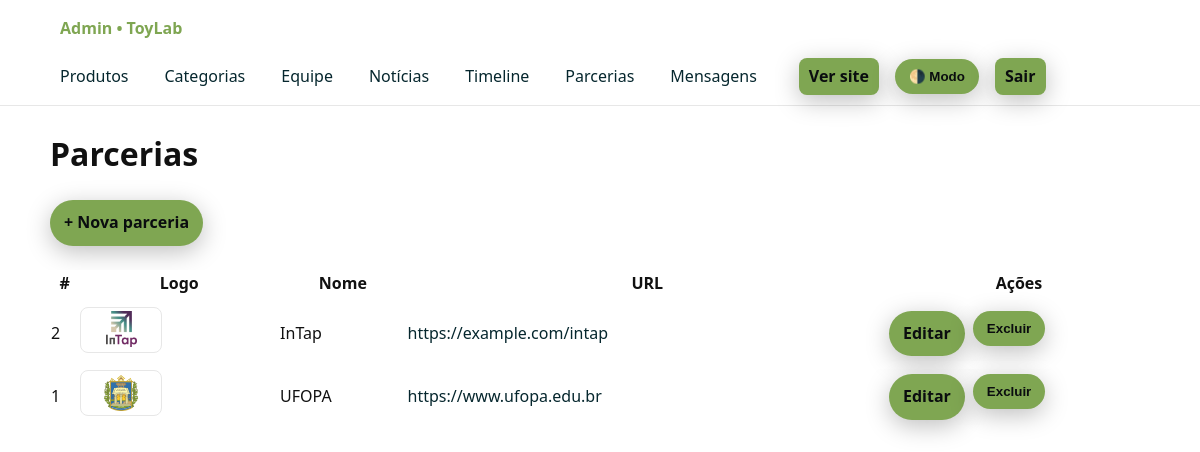
Page /admin/partners/list.php (signed in) on the committed database.
### tables this page shows
CREATE TABLE IF NOT EXISTS partners (
  id INT AUTO_INCREMENT PRIMARY KEY,
  name VARCHAR(200) NOT NULL,
  logo_path VARCHAR(255) NOT NULL,
  url VARCHAR(255) NOT NULL,
  created_at DATETIME NOT NULL
);

### config/config.php (called while the page is built, shortened)
<?php
function db(): PDO {
    static $pdo;
    if (!$pdo) {
        $dsn = 'mysql:host=' . DB_HOST . ';dbname=' . DB_NAME . ';charset=utf8mb4';
        $options = [
            PDO::ATTR_ERRMODE            => PDO::ERRMODE_EXCEPTION,
            PDO::ATTR_DEFAULT_FETCH_MODE => PDO::FETCH_ASSOC,
            PDO::ATTR_EMULATE_PREPARES   => false,
        ];
        $pdo = new PDO($dsn, DB_USER, DB_PASS, $options);
    }
    return $pdo;
}
function e(?string $str): string {
    return htmlspecialchars((string)$str, ENT_QUOTES | ENT_SUBSTITUTE, 'UTF-8');
}
function base_url_root(): string {
    return BASE_URL;
}
function base_url(string $path = ''): string {
    return base_url_root() . ($path ? '/' . ltrim($path, '/') : '');
}

### config/functions.php (called while the page is built, shortened)
<?php
require_once __DIR__ . '/config.php';
function q(string $sql, array $params = []): PDOStatement {
    $stmt = db()->prepare($sql);
    $stmt->execute($params);
    return $stmt;
}
function fetch_all(string $sql, array $params = []): array {
    return q($sql, $params)->fetchAll(PDO::FETCH_ASSOC);
}

### admin/partners/list.php (the view, shortened to what this page needs)
<?php
require_once BASE_PATH . '/config/functions.php';
require_once __DIR__ . '/../partials/header.php';
$rows = fetch_all("SELECT id, name, logo_path, url, created_at FROM partners ORDER BY name ASC");
?>
<h1 class="fade-in">Parcerias</h1>
<p><a class="btn" href="<?= e(base_url('admin/partners/create.php')) ?>">+ Nova parceria</a></p>
<table class="table rtable fade-in">
  <thead>
    <tr>
      <th>#</th>
      <th>Logo</th>
      <th>Nome</th>
      <th>URL</th>
      <th style="width:260px">Ações</th>
    </tr>
  </thead>
  <tbody>
    <?php foreach ($rows as $r): ?>
      <tr>
        <td data-label="#"><?= (int)$r['id'] ?></td>
        <td data-label="Logo">
          <?php if (!empty($r['logo_path'])): ?>
            <img src="<?= e(base_url($r['logo_path'])) ?>" alt="Logo <?= e($r['name']) ?>"
                 style="width:72px;height:36px;object-fit:contain;background:#fff;border:1px solid #e7e7e7;border-radius:8px;padding:4px">
          <?php else: ?>—<?php endif; ?>
        </td>
        <td data-label="Nome"><?= e($r['name']) ?></td>
        <td data-label="URL">
          <?php if (!empty($r['url'])): ?>
            <a href="<?= e($r['url']) ?>" target="_blank" rel="noopener"><?= e($r['url']) ?></a>
          <?php else: ?>—<?php endif; ?>
        </td>
        <td data-label="Ações">
          <div class="actions-row">
            <a class="btn secondary" href="<?= e(base_url('admin/partners/edit.php?id='.(int)$r['id'])) ?>">Editar</a>
            <form action="<?= e(base_url('admin/partners/delete.php')) ?>" method="post" onsubmit="return confirm('Excluir a parceria &quot;<?= e($r['name']) ?>&quot;?')">
              <button class="btn" type="submit">Excluir</button>
            </form>
          </div>
        </td>
      </tr>
    <?php endforeach; ?>
  </tbody>
</table>
<?php require_once __DIR__ . '/../partials/footer.php'; ?>

### public/css/styles.css (style rules this page uses)
:root { --bg: #0b0d0f; --bg-soft: #12161a; --text: #e4e8ee; --muted: #aeb7c3; --brand: #7fa652; --brand-2: #06272e; --card: #101418; --card-border: #1e242b; --focus: #ffd166; --danger: #e74c3c; --ok: #2ecc71; --radius: 16px; --shadow: 0 6px 24px rgba(0,0,0,.25); --transition: .2s ease; }
html { color-scheme: dark light; }
html, body { margin:0; padding:0; }
body { font: 400 16px/1.6 system-ui, -apple-system, Segoe UI, Roboto, Ubuntu, Cantarell, Noto Sans, Arial, "Apple Color Emoji","Segoe UI Emoji"; background:#ffffff; color:#111; }
a { color: var(--brand-2); text-decoration: none; }
.btn { display:inline-flex; align-items:center; gap:8px; background: var(--brand); color:#0a0d0f; border:none; padding:10px 14px; border-radius: 999px; cursor:pointer; font-weight:600; box-shadow: var(--shadow); transition: transform var(--transition), background var(--transition); }
.fade-in { animation: fadin .25s ease both; }
:root { --header-h: 56px; }
a.btn, button.btn { display:inline-flex; width:auto; white-space:nowrap; }

### admin/partners/list.php (style rules this page uses)
.table.rtable { width:100%; border-collapse:separate; border-spacing:0 8px; }
.table.rtable thead { display:table-header-group; }
.table.rtable tr { background:#fff; border:1px solid #e7e7e7; border-radius:16px; }
.table.rtable td, .table.rtable th { background:transparent; border:0; }
.table.rtable .actions-row { display:flex; gap:8px; flex-wrap:wrap; }

### rows in the picture
partners: id "2", logo_path (picture), name "InTap", url "https://example.com/intap"
partners: id "1", logo_path (picture), name "UFOPA", url "https://www.ufopa.edu.br"
